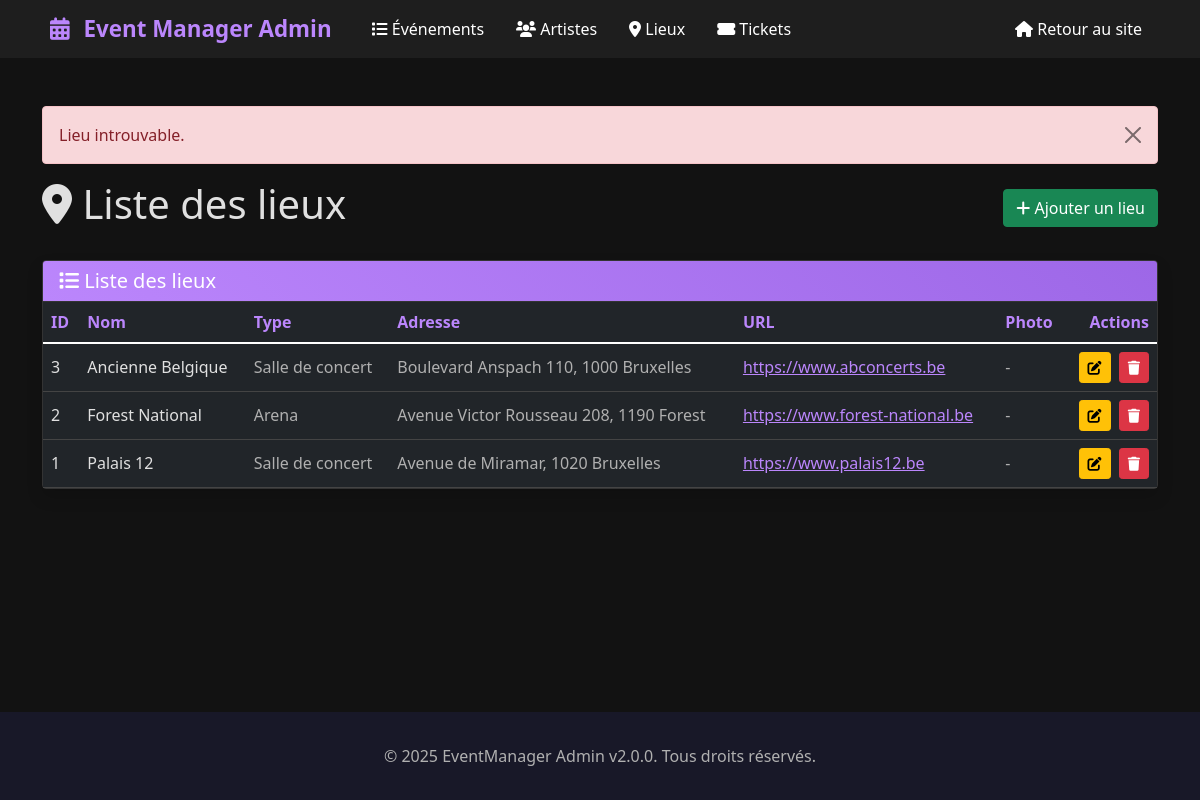
Page /admin/lieux.php?error=not_found on the earlier database version.
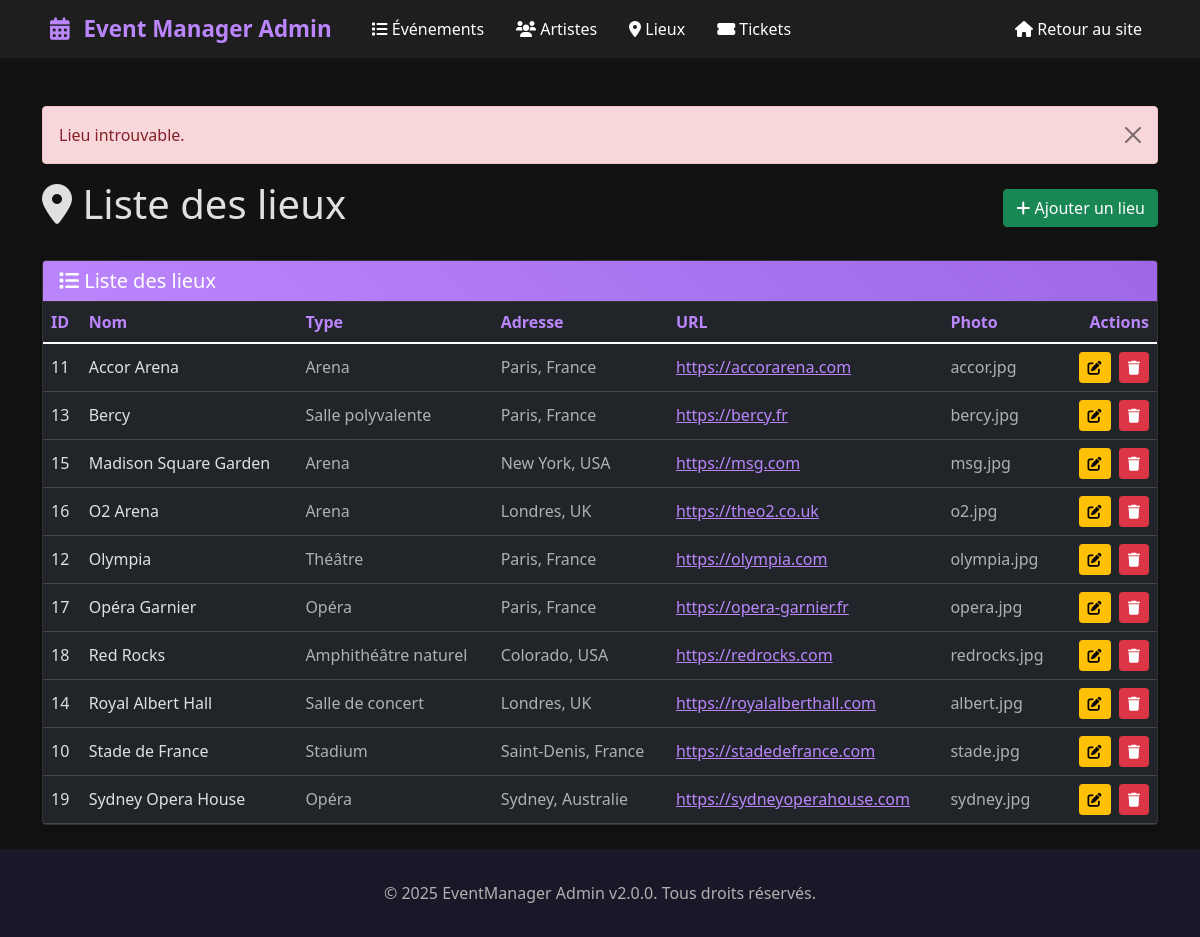
Same page on the later database version.
### tables this page shows
CREATE TABLE IF NOT EXISTS `venue` (
  `id_venue` int(11) NOT NULL AUTO_INCREMENT,
  `nom` varchar(255) NOT NULL,
  `type` varchar(100) DEFAULT NULL,
  `adresse` varchar(255) DEFAULT NULL,
  `url` varchar(255) DEFAULT NULL,
  `photo` varchar(255) DEFAULT NULL,
  PRIMARY KEY (`id_venue`)
);

### classes/Venue.php (called while the page is built, shortened)
<?php
class Venue {
    private $conn;
    private $table = 'venue';
    public function __construct($db) {
        $this->conn = $db;
    }
    public function lire() {
        $query = "SELECT * FROM " . $this->table . " ORDER BY nom ASC";
        $stmt = $this->conn->prepare($query);
        $stmt->execute();
        return $stmt->fetchAll(PDO::FETCH_ASSOC);
    }
}
?>

### admin/lieux.php (the view, shortened to what the changed rows need)
<?php
require_once '../classes/Venue.php';
$database = new Database();
$db = $database->getConnection();
$venue = new Venue($db);
$venues = $venue->lire();
include 'includes/header.php';
?>
<main class="container py-4">
    <div class="d-flex justify-content-between align-items-center mb-4">
        <h1><i class="fas fa-map-marker-alt"></i> Liste des lieux</h1>
    </div>
    <div class="card shadow" style="background: var(--surface-dark); border: 1px solid #333;">
        <div class="card-body p-0">
            <div class="table-responsive">
                <table class="table table-dark table-hover mb-0 align-middle" style="background: var(--surface-dark);">
                    <thead style="background: #23233a;">
                        <tr>
                            <th style="border-color: #444; color: var(--accent-color);">ID</th>
                            <th style="border-color: #444; color: var(--accent-color);">Nom</th>
                            <th style="border-color: #444; color: var(--accent-color);">Type</th>
                            <th style="border-color: #444; color: var(--accent-color);">Adresse</th>
                            <th style="border-color: #444; color: var(--accent-color);">URL</th>
                            <th style="border-color: #444; color: var(--accent-color);">Photo</th>
                            <th class="text-end" style="border-color: #444; color: var(--accent-color);">Actions</th>
                        </tr>
                    </thead>
                    <tbody>
                        <?php if(empty($venues)): ?>
                        <tr>
                            <td colspan="7" class="text-center py-3" style="color: var(--text-secondary); border-color: #444;">Aucun lieu enregistré</td>
                        </tr>
                        <?php else: ?>
                        <?php foreach ($venues as $v): ?>
                        <tr style="border-color: #444;">
                            <td style="color: var(--text-primary); border-color: #444;"><?= $v['id_venue'] ?></td>
                            <td style="color: var(--text-primary); border-color: #444;"><?= htmlspecialchars($v['nom']) ?></td>
                            <td style="color: var(--text-secondary); border-color: #444;"><?= htmlspecialchars($v['type'] ?? '-') ?></td>
                            <td style="color: var(--text-secondary); border-color: #444;"><?= htmlspecialchars($v['adresse'] ?? '-') ?></td>
                            <td style="border-color: #444;">
                                <?php if (!empty($v['url'])): ?>
                                    <a href="<?= htmlspecialchars($v['url']) ?>" target="_blank" style="color: var(--accent-color);">
                                        <?= htmlspecialchars($v['url']) ?>
                                    </a>
                                <?php else: ?>
                                    <span style="color: var(--text-secondary);">-</span>
                                <?php endif; ?>
                            </td>
                            <td style="color: var(--text-secondary); border-color: #444;"><?= htmlspecialchars($v['photo'] ?? '-') ?></td>
                            <td class="text-end" style="border-color: #444;">
                                <a href="lieu_modifier.php?id=<?= $v['id_venue'] ?>"
                                   class="btn btn-warning btn-sm btn-action me-1">
                                    <i class="fas fa-edit"></i>
                                </a>
                                <a href="lieu_supprimer.php?id=<?= $v['id_venue'] ?>"
                                   class="btn btn-danger btn-sm btn-action">
                                    <i class="fas fa-trash"></i>
                                </a>
                            </td>
                        </tr>
                        <?php endforeach; ?>
                        <?php endif; ?>
                    </tbody>
                </table>
            </div>
        </div>
    </div>
</main>
<?php include 'includes/footer.php'; ?>

Differences in the rows shown:
removed venue: id_venue "3", nom "Ancienne Belgique", type "Salle de concert", adresse "Boulevard Anspach 110, 1000 Bruxelles", url "https://www.abconcerts.be", photo "-"
removed venue: id_venue "2", nom "Forest National", type "Arena", adresse "Avenue Victor Rousseau 208, 1190 Forest", url "https://www.forest-national.be", photo "-"
removed venue: id_venue "1", nom "Palais 12", type "Salle de concert", adresse "Avenue de Miramar, 1020 Bruxelles", url "https://www.palais12.be", photo "-"
added venue: id_venue "11", nom "Accor Arena", type "Arena", adresse "Paris, France", url "https://accorarena.com", photo "accor.jpg"
added venue: id_venue "13", nom "Bercy", type "Salle polyvalente", adresse "Paris, France", url "https://bercy.fr", photo "bercy.jpg"
added venue: id_venue "15", nom "Madison Square Garden", type "Arena", adresse "New York, USA", url "https://msg.com", photo "msg.jpg"
added venue: id_venue "16", nom "O2 Arena", type "Arena", adresse "Londres, UK", url "https://theo2.co.uk", photo "o2.jpg"
added venue: id_venue "12", nom "Olympia", type "Théâtre", adresse "Paris, France", url "https://olympia.com", photo "olympia.jpg"
added venue: id_venue "17", nom "Opéra Garnier", type "Opéra", adresse "Paris, France", url "https://opera-garnier.fr", photo "opera.jpg"
added venue: id_venue "18", nom "Red Rocks", type "Amphithéâtre naturel", adresse "Colorado, USA", url "https://redrocks.com", photo "redrocks.jpg"
added venue: id_venue "14", nom "Royal Albert Hall", type "Salle de concert", adresse "Londres, UK", url "https://royalalberthall.com", photo "albert.jpg"
added venue: id_venue "10", nom "Stade de France", type "Stadium", adresse "Saint-Denis, France", url "https://stadedefrance.com", photo "stade.jpg"
added venue: id_venue "19", nom "Sydney Opera House", type "Opéra", adresse "Sydney, Australie", url "https://sydneyoperahouse.com", photo "sydney.jpg"
